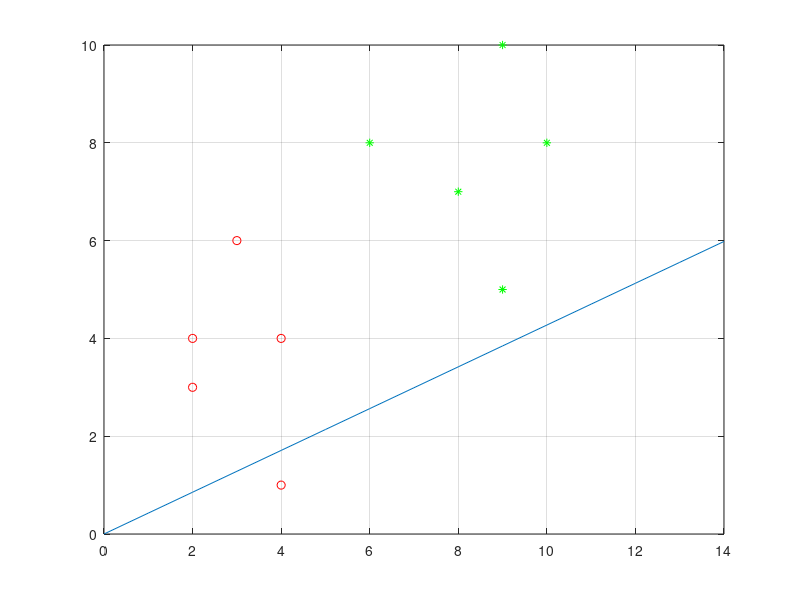

This figure's MATLAB source: (Note: this script raises an error after producing the figure.)
% two class date
c = 2;
X1 = [4,1;2,4;2,3;3,6;4,4;];
X2 = [9,10;6,8;9,5;8,7;10,8;];
%X2 = [9,10;6,8;9,5;8,7;10,8;9,9];
plot(X1(:,1),X1(:,2),".or")
hold on;
grid on;
plot(X2(:,1),X2(:,2),".*g")

% mean
m1 = sum(X1) / size(X1,1)
m2 = sum(X2) / size(X2,1)

% with-in class covariance
%
% method 1
%Sw = 0;
%for i=1:size(X1,1)
%	Sw += (X1(i,:) - m1)' * (X1(i,:) - m1);
%end
%for i=1:size(X2,1)
%	Sw += (X2(i,:) - m2)' * (X2(i,:) - m2);
%end

%method 2
Sw = (X1 - m1)' * (X1 - m1) + (X2 - m2)' * (X2 - m2);

% method 3
%Sw = cov(X1) + cov(X2);

% between-class covariance
% Sb
m = ( sum(X1) + sum(X2) ) / (size(X1,1) + size(X2,1));
Sb = 0;
Sb = Sb + size(X1,1) * (m1 - m)' * (m1 - m);
Sb = Sb + size(X2,1) * (m2 - m)' * (m2 - m);


% the vector
[u,lambda,v] = svd( pinv(Sw) * Sb);
w = u(:,1)

%plot w
x = 0:14;
y =  x * w(2) / w(1);
plot(x,y)
projectPlot2D(X1,w,'-.dm')
projectPlot2D(X2,w,'-.sc')
axis([0,14,0,14]);

